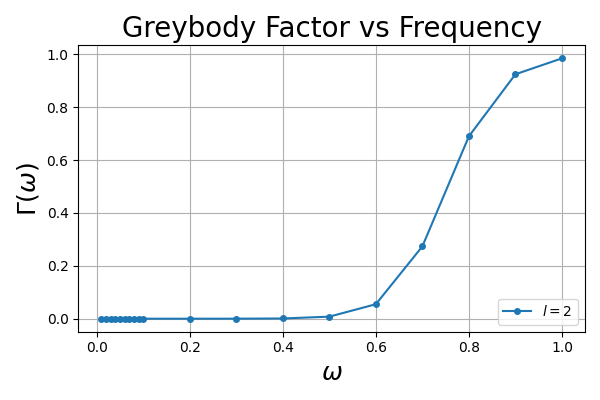

Here is the Python script that generated this plot:

import numpy as np 
import matplotlib.pyplot as plt 
from scipy.integrate import solve_ivp
from Functions import *
import csv
import pickle

# plt.rcParams.update({
#     "text.usetex": True,
#     "font.family": "serif",
#     "font.serif": ["Computer Modern Roman"],
#     "text.latex.preamble": "" # Clear the helvet and sansmath packages
# })

# modes = np.arange(2, 5)
# omega = np.linspace(0.01, 2.0, 30)

modes = [2]
omega = [0.01, 0.02, 0.03, 0.04, 0.05, 0.06, 0.07, 0.08, 0.09, 0.10, 0.20, 0.30, 0.40, 0.50, 0.60, 0.70, 0.80, 0.90, 1.00]
mass = 0.5

RTOL = 1e-9
ATOL = 1e-11

def taylor_coeffs(mass, omega, mode):
    Lambda = mode*(mode + 1)
    Omega = 4*mass*omega
    c1 = (Lambda - 3)/(1 - 1j*Omega)
    c2 = ((Lambda + 1)*c1 + 3)/(4 - 1j*2*Omega)
    return c1.real, c1.imag, c2.real, c2.imag

def system(x, Y, M, l, om):

    u_re, u_im, du_re, du_im = Y

    u = u_re + 1j*u_im
    du = du_re + 1j*du_im

    A = x*(1 - x)**2
    B = (1 - x)*(1 - 3*x) - 4*M*1j*om
    C = -(l*(l + 1) - 3*(1 - x))

    d2u = -(B*du + C*u)/A

    return np.array([du.real, du.imag, d2u.real, d2u.imag])

# def robin_BC_h(u0, M, l, om):

#     B0 = 1 - 4*M*1j*om
#     C0 = -(l*(l + 1) - 3)

#     du0 = -C0*u0/B0
#     return u0, du0

eps = 1e-6
# u0 = complex(1, 0)

def extraction(sol, x_extract, mass, mode, omega):

    if x_extract <= sol.t[0] or x_extract > sol.t[-1]:
        raise ValueError(f"x_extract = {x_extract} is outside the available solution range: [{sol.t[0]}, {sol.t[-1]}]")

    Y = sol.sol(x_extract)
    u_end = Y[0] + 1j*Y[1]
    du_end = Y[2] + 1j*Y[3]

    y = 1.0 - x_extract
    L = mode*(mode + 1)
    Omega = 4*mass*omega

    a1 = -1j*L/Omega
    a2 = (-L*(L - 2) + 1j*3*Omega)/(2*Omega**2)

    u1 = 1.0 + a1*y + a2*y**2
    du1_dx = -(a1 + 2*a2*y)

    rstar = 2*mass/(1 - x_extract) + 2*mass*np.log(x_extract/(1 - x_extract))

    D = 1j*Omega/(y**2*x_extract) + np.conj(du1_dx/u1)

    alpha = (u_end - du_end/D)/(u1 - du1_dx/D)
    beta = (u_end - alpha*u1)/(np.exp(1j*2*omega*rstar)*np.conj(u1))

    flux_check = np.abs(alpha)**2 - np.abs(beta)**2
    GBF = 1.0/np.abs(alpha)**2

    return GBF, alpha, beta, flux_check

print("Initialising solver...")

solutions = {}
results = {}
rows = []

for mode in modes:

    solutions[mode] = {}
    results[mode] = {}

    for om in omega:
        c1_re, c1_im, c2_re, c2_im = taylor_coeffs(mass, om, mode)
        u_BC = 1 + complex(c1_re, c1_im)*eps + complex(c2_re, c2_im)*eps**2
        du_BC = complex(c1_re, c1_im) + 2*complex(c2_re, c2_im)*eps
        initial_state = [u_BC.real, u_BC.imag, du_BC.real, du_BC.imag]

        print(f"Solving for  l = {int(mode)} with omega = {om:.3f} ...") 
        sol = solve_ivp(system, 
                t_span = (eps, 1.0 - 1e-4),
                y0 = initial_state,
                method = 'DOP853',
                args = (mass, mode, om),
                rtol = RTOL,
                atol = ATOL,
                dense_output = True
                )

        if (not sol.success) or np.any(~np.isfinite(sol.y)):
            print(f"*** FAILED: l = {mode}, omega = {om:.4f} - status = {sol.status}: {sol.message}")
            GBF = np.nan
            alpha = beta = complex(np.nan, np.nan)
            solutions[mode][om] = sol
            results[mode][om] = {"GBF": np.nan, "flux_check": np.nan, "alpha": complex(np.nan, np.nan), "beta": complex(np.nan, np.nan),  "success": False,
            }
            continue

        solutions[mode][om] = sol

        x_vals = sol.t
        u_sol = sol.y[0] + 1j*sol.y[1]
        du_sol = sol.y[2] + 1j*sol.y[3]

        x_end = sol.t[-1]
        GBF, alpha, beta, flux_check = extraction(sol, x_end, mass, mode, om)

        results[mode][om] = {'GBF': GBF, 'flux_check': flux_check,'alpha': alpha, 'beta': beta,
                    'x_end': x_end, 'r_end': 2*mass/(1 - x_end), 'method': "DOP853", "eps": eps, 'rtol': RTOL, 'atol': ATOL, 'success': bool(sol.success)}
        rows.append({'l': int(mode), 'omega': om, 'GBF': GBF, 'log10GBF': np.log10(GBF), 'flux_check': flux_check,
                    'alpha_re': alpha.real, 'alpha_im': alpha.imag, 'beta_re': beta.real, 'beta_im': beta.imag,
                    'x_end': x_end, 'r_end': 2*mass/(1 - x_end), 'method': "DOP853", "eps": eps, 'rtol': RTOL, 'atol': ATOL, 'success': bool(sol.success)})

    print(f"Finished solving for l = {int(mode)}.")

fields = list(rows[0].keys())
with open('numerical_gbf.csv', 'w', newline = '') as f:
    w = csv.DictWriter(f, fieldnames = fields)
    w.writeheader()
    for r in rows:
        w.writerow({k: (f'{v:.12e}' if isinstance(v, float) else v) for k, v in r.items()})
print(f'Wrote {len(rows)} rows to numerical_gbf.csv')

print("Solver successful. Plotting results...")

omega_last = omega[-1]
mode_last = modes[-1]

sol_last = solutions[mode_last][omega_last]
x_last = sol_last.t
u_last = sol_last.y[0] + 1j*sol_last.y[1]
du_last = sol_last.y[2] + 1j*sol_last.y[3]

plt.figure(figsize = [6,4])
plt.plot(x_last, u_last.real, label = 'Re(u)')
plt.plot(x_last, u_last.imag, label = 'Im(u)')
plt.plot(x_last, x_last*(1 - x_last)**2*(mode_last*(mode_last + 1) - 3*(1 - x_last))/(4*mass**2), label = 'V(x)', linestyle = '--')
plt.xlabel('x', fontsize = 18)
plt.ylabel('u(x)', fontsize = 18)
plt.legend(loc = 'best')
plt.title(f'Wavefunction u(x) for l = {mode_last} with omega = {omega_last}')
plt.grid()
plt.tight_layout()
plt.savefig('NumericalGBFWavefunction.png', format = 'png')
plt.close()

plt.figure(figsize = [6,4])
for l in modes:
    GBF_values = np.array([results[l][om]["GBF"] for om in omega])
    plt.plot(omega, GBF_values, 'o-', label = f"$l = {int(l)}$", markersize = 4)
plt.xlabel(r'$\omega$', fontsize = 18)
plt.ylabel(r'$\Gamma(\omega)$', fontsize = 18)
plt.title('Greybody Factor vs Frequency', fontsize = 20)
plt.legend(loc = 'lower right')
# plt.ylim(-0.05, 1.05)
plt.grid()
plt.tight_layout()
plt.savefig('NumericalGBF.png', format = 'png')
plt.close()

plt.figure(figsize = [6,4])
for l in modes:
    GBF_values = np.array([results[l][om]["GBF"] for om in omega])
    plt.plot(omega, GBF_values, 'o-', label = f"$l = {int(l)}$", markersize = 4)
plt.xlabel(r'$\omega$', fontsize = 18)
plt.ylabel(r'$\Gamma(\omega)$', fontsize = 18)
plt.title('Greybody Factor vs Frequency', fontsize = 20)
plt.legend(loc = 'lower right')
plt.yscale('log')
plt.tight_layout()
plt.grid()
plt.savefig('NumericalGBFlog.png', format = 'png')
plt.close()

with open("solutions.pkl", "wb") as f:
    pickle.dump(solutions, f)

with open("results.pkl", "wb") as f:
    pickle.dump(results, f)

#For convergence test
convergence_l = 2
convergence_omega = 0.50

extraction_points = [0.95, 0.97, 0.98, 0.99, 0.995, 0.999, 0.9995, 0.9999]

if convergence_l not in solutions:
    raise ValueError(f"l = {convergence_l} was not included in the original calculation. Available values: {list(solutions.keys())}")

if convergence_omega not in solutions[convergence_l]:
    raise ValueError(f"omega = {convergence_omega} was not included in the original calculation. Available values: {list(solutions[convergence_l].keys())}")

sol_test = solutions[convergence_l][convergence_omega]

print()
print("="*60)
print("Extraction point convergence test")
print("="*60)

print(f"l     = {convergence_l}")
print(f"omega = {convergence_omega}")
print()

print(
    f"{'x':>12}"
    f"{'r':>12}"
    f"{'GBF':>20}"
    f"{'GBF rel. diff.':>20}"
    f"{'Flux check':>20}"
    f"{'Flux abs. error':>20}"  
)
print("-"*104)

convergence_results = []
for x_extract in extraction_points:

    try:
        GBF, alpha, beta, flux_check = extraction(
            sol_test,
            x_extract,
            mass,
            convergence_l,
            convergence_omega
        )
        r_extract = 2*mass/(1 - x_extract)

        convergence_results.append({
            "x_extract": x_extract,
            "r_extract": r_extract,
            "GBF": GBF,
            "alpha": alpha,
            "beta": beta,
            "flux_check": flux_check
        })

    except Exception as e:
        print(
            f"{x_extract:12.7f}"
            f"{'FAILED':>20}"
            f"{'':>20}"
            f"{str(e)}"
        )

if len(convergence_results) == 0:
    raise RuntimeError("No successful extraction points were found.")

GBF_final = convergence_results[-1]["GBF"]

for result in convergence_results:

    GBF = result["GBF"]
    relative_difference = abs(GBF - GBF_final)/abs(GBF_final)
    result["relative_difference"] = relative_difference

    print(
        f"{result['x_extract']:12.7f}"
        f"{result['r_extract']:12.3f}"
        f"{GBF:20.12e}"
        f"{relative_difference:20.6e}"
        f"{result['flux_check']:20.12e}"
        f"{abs(result['flux_check'] - 1.0):20.6e}"
    )

print("-"*104)
print(
    f"Final GBF "
    f"(x = {convergence_results[-1]['x_extract']:.7f}): "
    f"{GBF_final:.12e}"
)

x_extract_values = np.array([result["x_extract"]for result in convergence_results])
GBF_values = np.array([result["GBF"] for result in convergence_results])
relative_difference_values = np.array([result["relative_difference"] for result in convergence_results])

#Convergence
plt.figure(figsize=[7, 5])
plt.plot(x_extract_values, GBF_values,"o-")
plt.xlabel(r"$x_{extract}$", fontsize = 18)
plt.ylabel(r"$\Gamma$", fontsize = 18)
plt.title(f"GBF Extraction Convergence \n"
    rf"$l = {convergence_l}$, "
    rf"$\omega = {convergence_omega}$", fontsize = 16)
plt.grid()
plt.tight_layout()
plt.savefig("GBF_extraction_convergence.png", dpi=300, format="png")
plt.close()

#Relative Difference
plt.figure(figsize=[7, 5])
plt.plot(x_extract_values, relative_difference_values, "o-")
plt.xlabel(r"$x_{extract}$", fontsize = 18)
plt.ylabel("Relative difference", fontsize = 18)
plt.title(
    f"GBF Relative Difference\n"
    rf"$l = {convergence_l}$, "
    rf"$\omega = {convergence_omega}$", fontsize = 16)
plt.yscale("log")
plt.grid()
plt.tight_layout()
plt.savefig("GBF_extraction_relative_difference.png", dpi=300, format="png")
plt.close()

print()
print("Saved:")
print("GBF_extraction_convergence.png")
print("GBF_extraction_relative_difference.png")

GBF_stored = results[convergence_l][convergence_omega]["GBF"]
GBF_extracted = convergence_results[-1]["GBF"]

print()
print("="*60)
print("Consistency check")
print("="*60)
print(f"Stored GBF:     {GBF_stored:.12e}")
print(f"Extracted GBF:  {GBF_extracted:.12e}")
print(
    f"Absolute difference:     "
    f"{abs(GBF_stored - GBF_extracted):.6e}")

with open("convergence.pkl", "wb") as f:
    pickle.dump(convergence_results, f)

convergence_metadata = {
    "l": convergence_l,
    "omega": convergence_omega,
    "extraction_points": extraction_points,
    "mass": mass,
    "eps": eps,
    "RTOL": RTOL,
    "ATOL": ATOL,
}

with open("convergence_metadata.pkl", "wb") as f:
    pickle.dump(convergence_metadata, f)

print()
print("Saved:")
print("  solutions.pkl")
print("  results.pkl")
print("  convergence.pkl")
print("  convergence_metadata.pkl")
